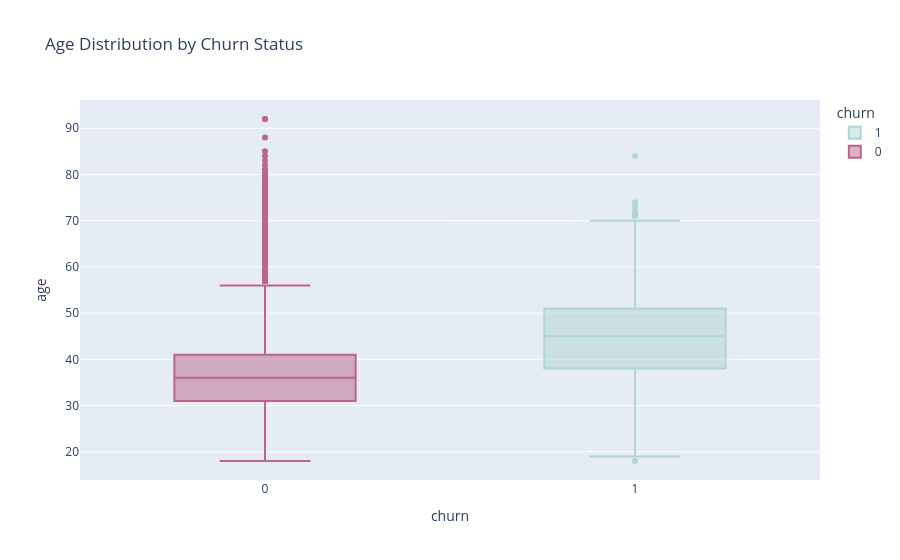

Notebook code for this chart:
### Markdown cell above
## Churn Analysis by Age

In this section, we analyze the relationship between customer age and churn behavior.

### Code cell
fig = create_box_plot(
    data=df,
    x_col='churn',
    y_col='age',
    title='Age Distribution by Churn Status',
    color_col='churn'
)

fig.show()

### Figure 1 — Plotly figure (JSON) as saved in the notebook; plotly's stock layout.template omitted (floating-point values rounded to 4 significant figures; data arrays with more than 128 entries replaced by an {"elided": "..."} marker saying what was removed)
{"data": [{"alignmentgroup": "True", "hovertemplate": "churn=%{x}<br>age=%{y}<extra></extra>", "legendgroup": "1", "marker": {"color": "#B0D5D5"}, "name": "1", "notched": false, "offsetgroup": "1", "orientation": "v", "showlegend": true, "type": "box", "x": {"elided": "2037 int values"}, "x0": " ", "xaxis": "x", "y": {"elided": "2037 int values"}, "y0": " ", "yaxis": "y"}, {"alignmentgroup": "True", "hovertemplate": "churn=%{x}<br>age=%{y}<extra></extra>", "legendgroup": "0", "marker": {"color": "#BB648D"}, "name": "0", "notched": false, "offsetgroup": "0", "orientation": "v", "showlegend": true, "type": "box", "x": {"elided": "7963 int values"}, "x0": " ", "xaxis": "x", "y": {"elided": "7963 int values"}, "y0": " ", "yaxis": "y"}], "layout": {"boxmode": "overlay", "legend": {"title": {"text": "churn"}, "tracegroupgap": 0}, "title": {"text": "Age Distribution by Churn Status"}, "xaxis": {"anchor": "y", "categoryarray": [1, 0], "categoryorder": "array", "domain": [0, 1], "title": {"text": "churn"}}, "yaxis": {"anchor": "x", "domain": [0, 1], "title": {"text": "age"}}}}
